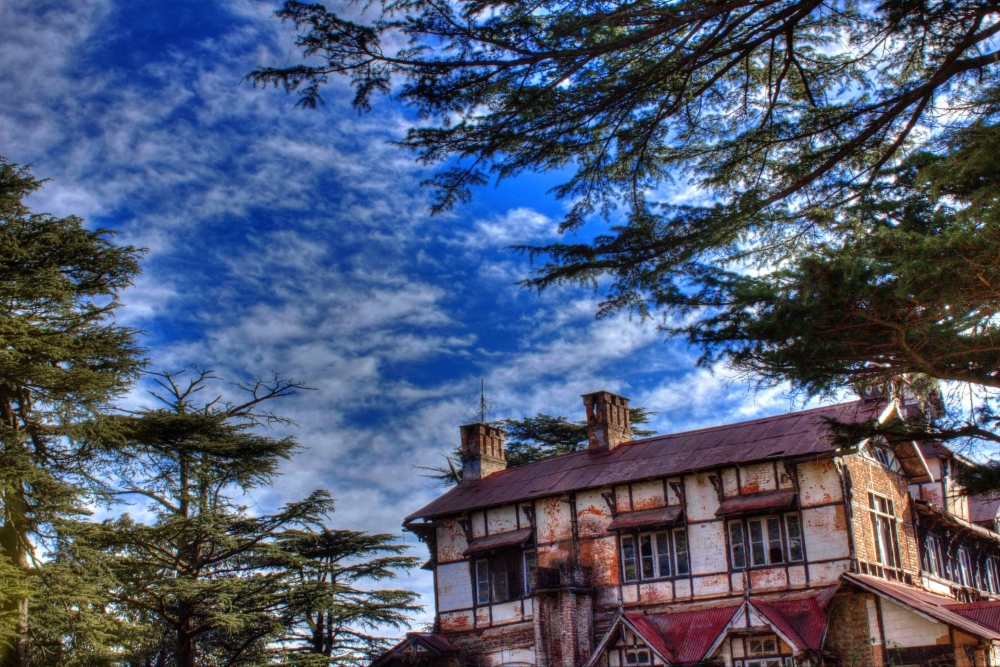
#> input picture examples/in.jpg, 1000 x 667 px
$ python test.py
#> lines starting #> are read from the running program, lines starting #| are printed output that depends on the picture; after the words box and inside, x2 and y2 are one past the last pixel; in counts of white or black regions, pixels touching at a corner belong together
### examples/pyblur.py
import cv2
import numpy as np

def SoftBlurContours(image, contours, ksize, sigmaX, *args, **kwargs):
	iterations = 3
	if 'iters' in kwargs:
		iterations = kwargs['iters']
	sigmaY = args[0] if len(args) > 0 and args[0] != None else sigmaX
	mksize = args[1] if len(args) > 1 and args[1] != None else ksize
	msigmaX = args[2] if len(args) > 2 and args[2] != None else sigmaX
	msigmaY = args[3] if len(args) > 3 and args[3] != None else msigmaX
	mask = np.zeros(image.shape[:2])
	for i, contour in enumerate(contours):
		cv2.drawContours(mask, contour, 0, 255, -1)
	blurred_image = cv2.GaussianBlur(image, (ksize,ksize), sigmaX, None, sigmaY)
	result = np.copy(image)
	for _ in xrange(iterations):
		alpha = mask/255.
		result = alpha[:, :, None]*blurred_image + (1-alpha)[:, :, None]*result
		mask = cv2.GaussianBlur(mask, (mksize, mksize), msigmaX, None, msigmaY)
	return result

def SoftBlurRect(image, rect, ksize, sigmaX, *args, **kwargs):
	x,y,w,h = rect
	contours = [[np.array([[x,y],[x+w,y],[x+w,y+h],[x,y+h]])]]
	return SoftBlurContours(image, contours, ksize, sigmaX, *args, **kwargs)

def BlurContours(image, contours, ksize, sigmaX, *args):
	sigmaY = args[0] if len(args) > 0 else sigmaX
	mask = np.zeros(image.shape[:2])
	for i, contour in enumerate(contours):
		cv2.drawContours(mask, contour, i, 255, -1)
	blurred_image = cv2.GaussianBlur(image, (ksize, ksize), sigmaX, None, sigmaY)
	result = np.copy(image)
	alpha = mask/255.
	result = alpha[:, :, None]*blurred_image + (1-alpha)[:, :, None]*result
	return result

def BlurRect(image, rect, ksize, sigmaX, *args):
	x,y,w,h = rect
	contours = [[np.array([[x,y],[x+w,y],[x+w,y+h],[x,y+h]])]]
	return BlurContours(image, contours, ksize, sigmaX, *args)

### examples/test.py
import pyblur
import cv2
import numpy as np

def main():
	img = cv2.imread("in.jpg")
#> img is the input picture: shape (667, 1000, 3); mean B, G, R 114.1, 89.2, 78.1
	out1 = pyblur.BlurRect(img, [500,50,100,150], 17, 5)
#> after the loop in BlurContours, `for i, contour in enumerate(contours):`:
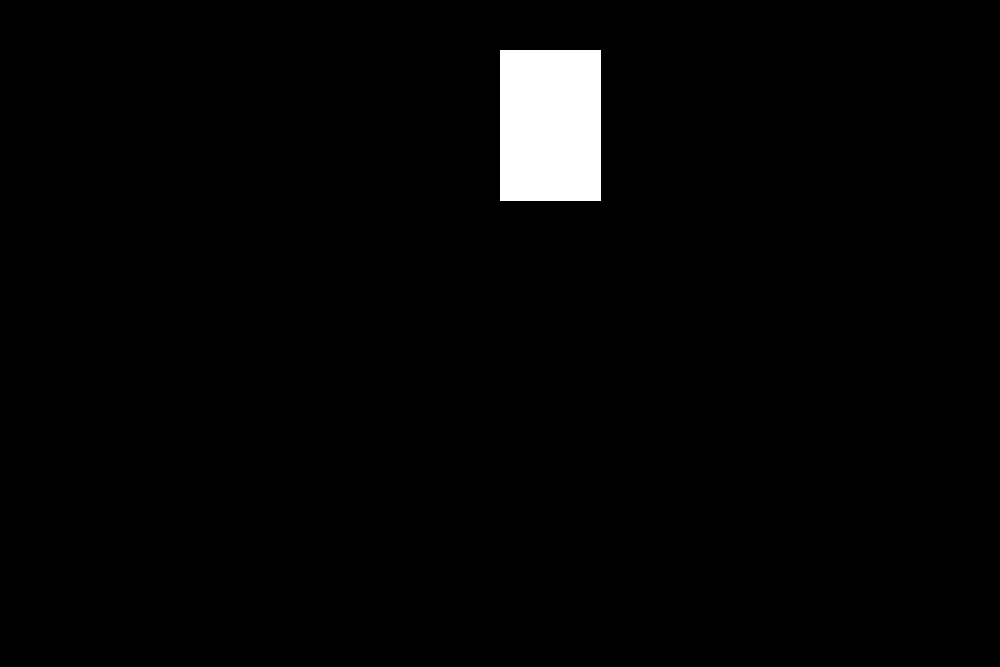
#> mask: shape (667, 1000) float64; 2.3% white; 1 white region, box (x1, y1, x2, y2) and area: (500, 50, 601, 201) 15251
#> in BlurContours, `blurred_image = cv2.GaussianBlur(image, (ksize, ksize), sigmaX, None, ..`:
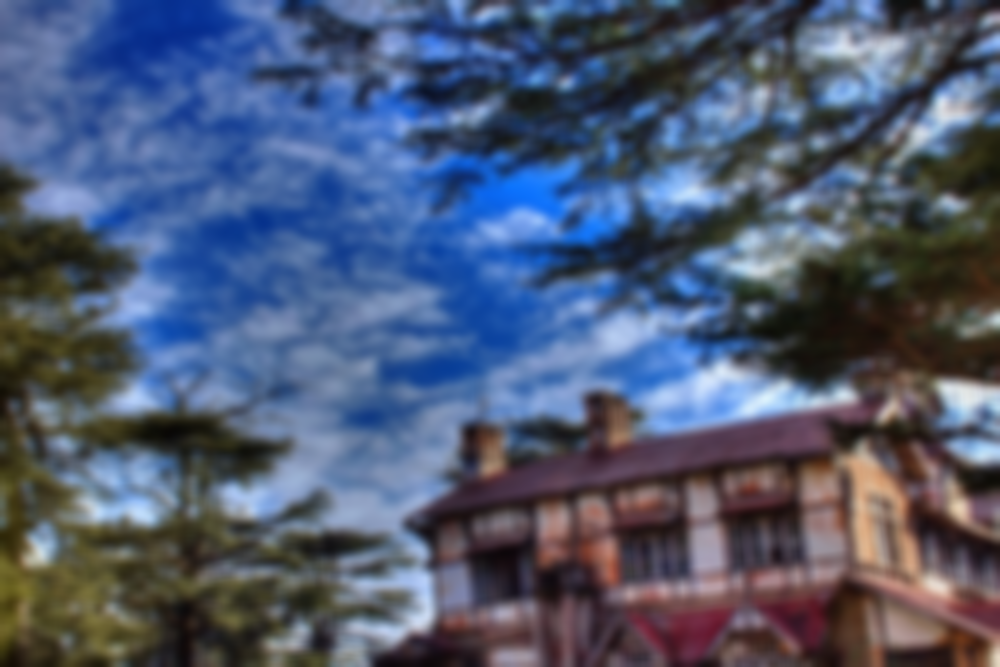
#> blurred_image: shape (667, 1000, 3); mean B, G, R 114.1, 89.2, 78.1
	out2 = pyblur.BlurContours(img, [[np.array([[500,50],[600,300],[150,200]])]], 17, 5)
#> after the loop in BlurContours (call 2), `for i, contour in enumerate(contours):`: mask: shape (667, 1000) float64; 7.8% white; 1 white region, box (x1, y1, x2, y2) and area: (150, 50, 601, 301) 51776
	out3 = pyblur.SoftBlurRect(img, [500,50,100,150], 27, 5)
	out4 = pyblur.SoftBlurContours(img, [[np.array([[500,50],[600,300],[150,200]])],
		[np.array([[800,500],[950,500],[900,650]])]], 17, 5)
#> call 2 of SoftBlurContours, with ksize = 17, sigmaX = 5
#> after the loop in SoftBlurContours (call 2), `for i, contour in enumerate(contours):`:
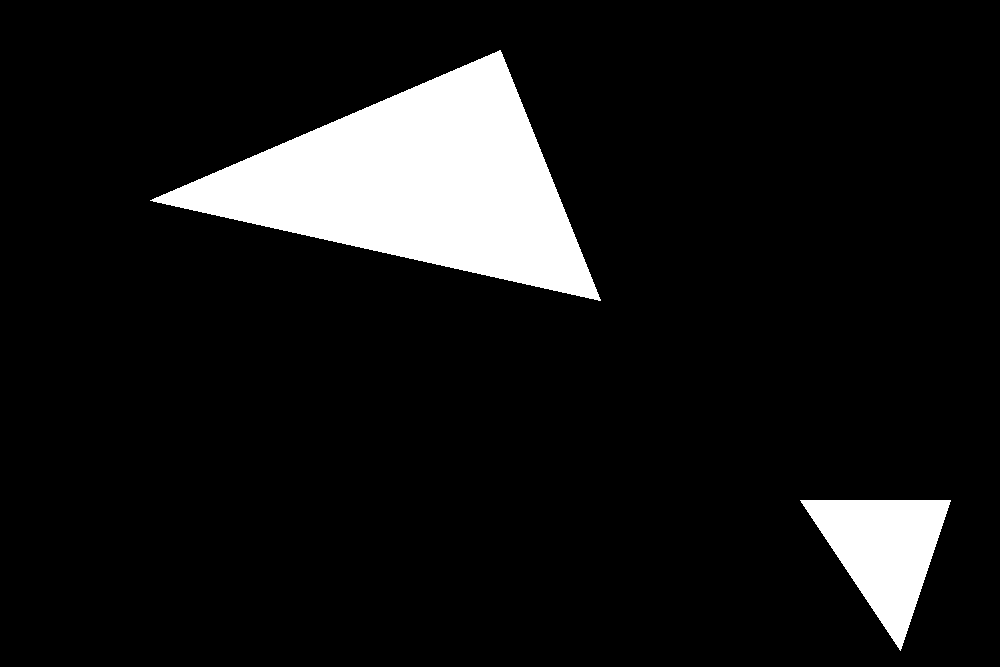
#> mask: shape (667, 1000) float64; 9.5% white; 2 white regions, box (x1, y1, x2, y2) and area: (150, 50, 601, 301) 51776, (800, 500, 951, 651) 11476
#> after the loop in SoftBlurContours (call 2), `for _ in xrange(iterations):`:
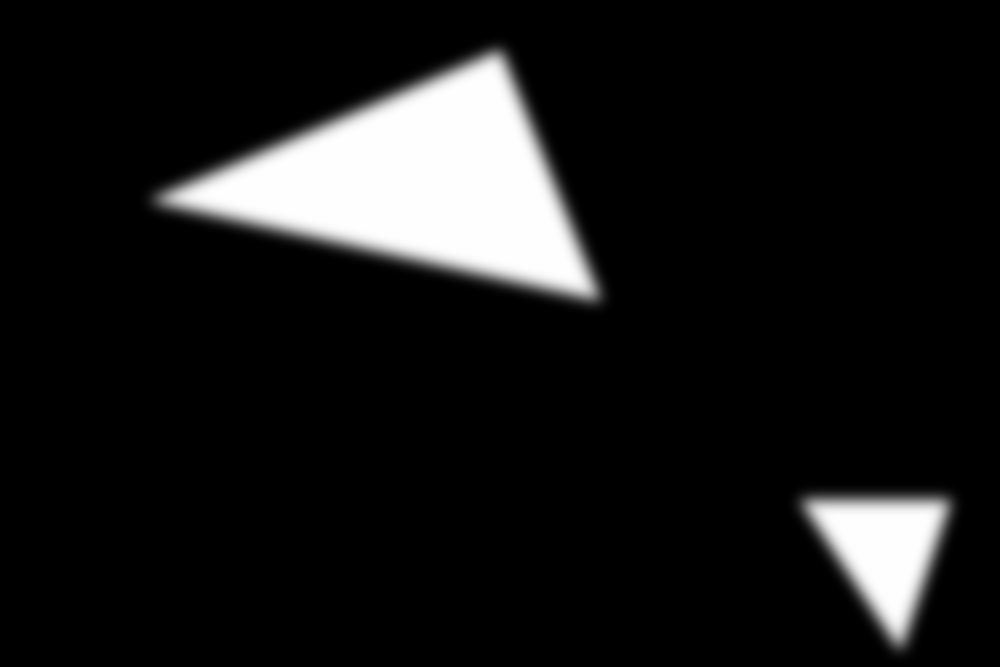
#> mask: shape (667, 1000) float64; min 0, max 255, mean 24.2
	out5 = pyblur.SoftBlurRect(img, [500,50,100,150], 27, 5, 5, 55, iters=7)
#> call 3 of SoftBlurContours, with ksize = 27, sigmaX = 5
#> after the loop in SoftBlurContours (call 3), `for _ in xrange(iterations):`:
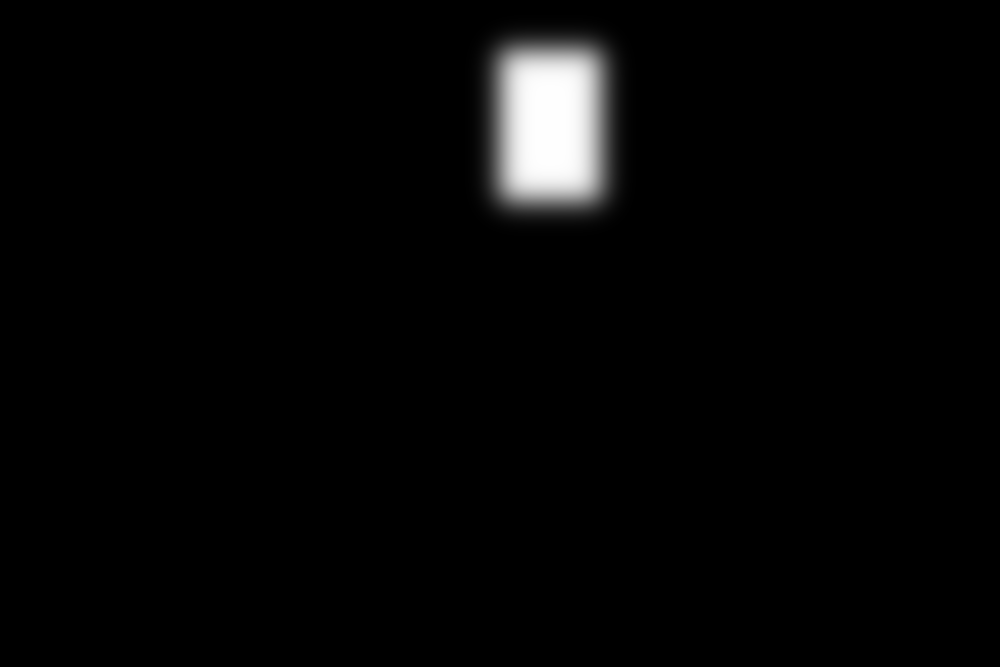
#> mask: shape (667, 1000) float64; min 0, max 255, mean 5.8

	cv2.imwrite('harsh-rect.jpg', out1)
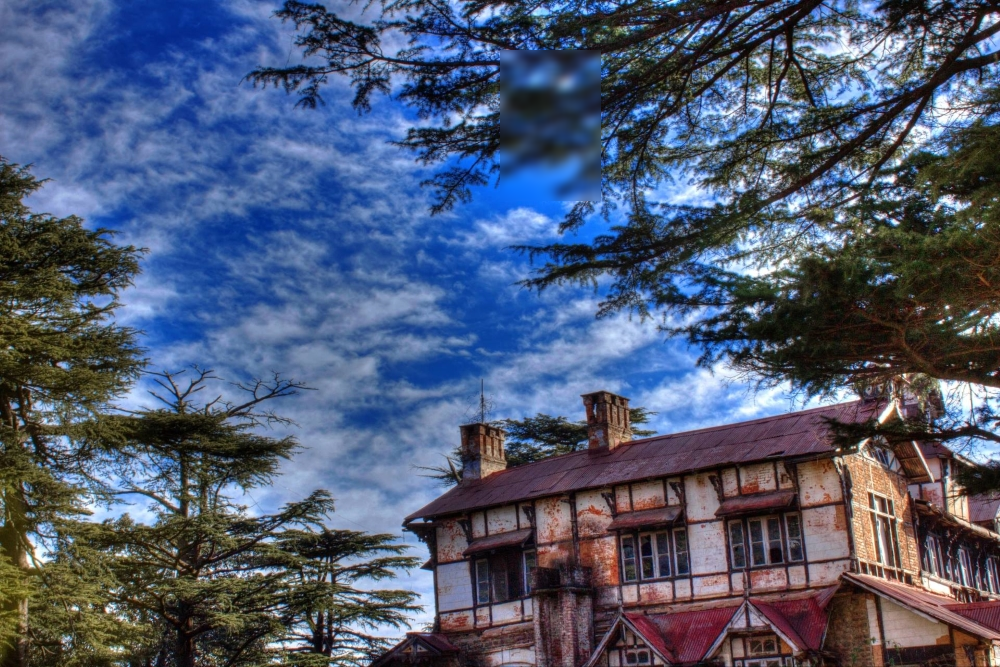
#> saved as harsh-rect.jpg: shape (667, 1000, 3); mean B, G, R 114.1, 89.2, 78.1
	cv2.imwrite('harsh-contour.jpg', out2)
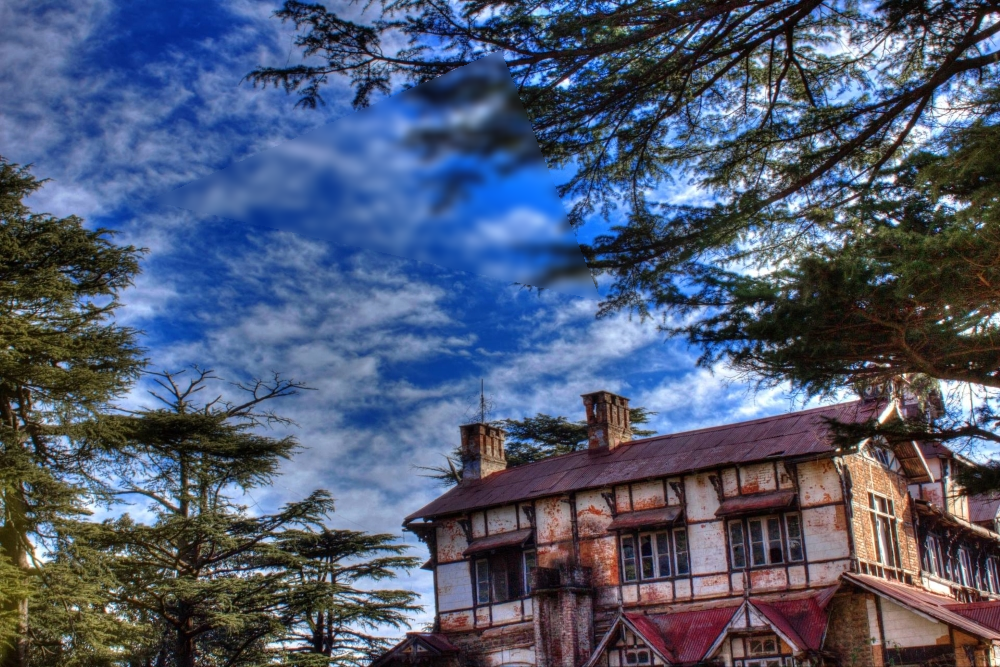
#> saved as harsh-contour.jpg: shape (667, 1000, 3); mean B, G, R 114.1, 89.2, 78.1
	cv2.imwrite('soft-rect.jpg', out3)
	cv2.imwrite('soft-contour.jpg', out4)
	cv2.imwrite('soft-rect-args.jpg', out5)


if __name__ == '__main__':
	main()
